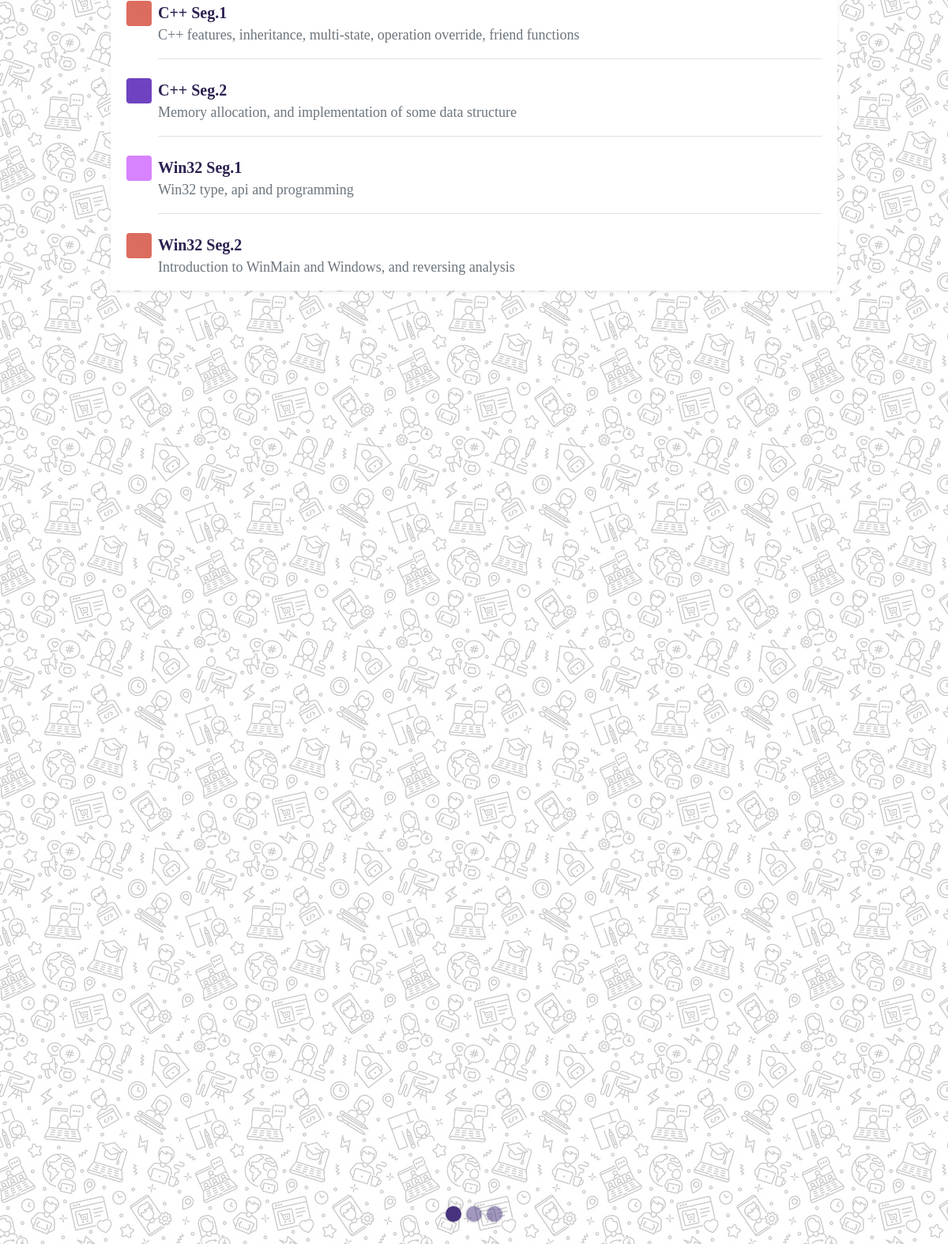
/ (lower part), run on an earlier commit of the app's database.
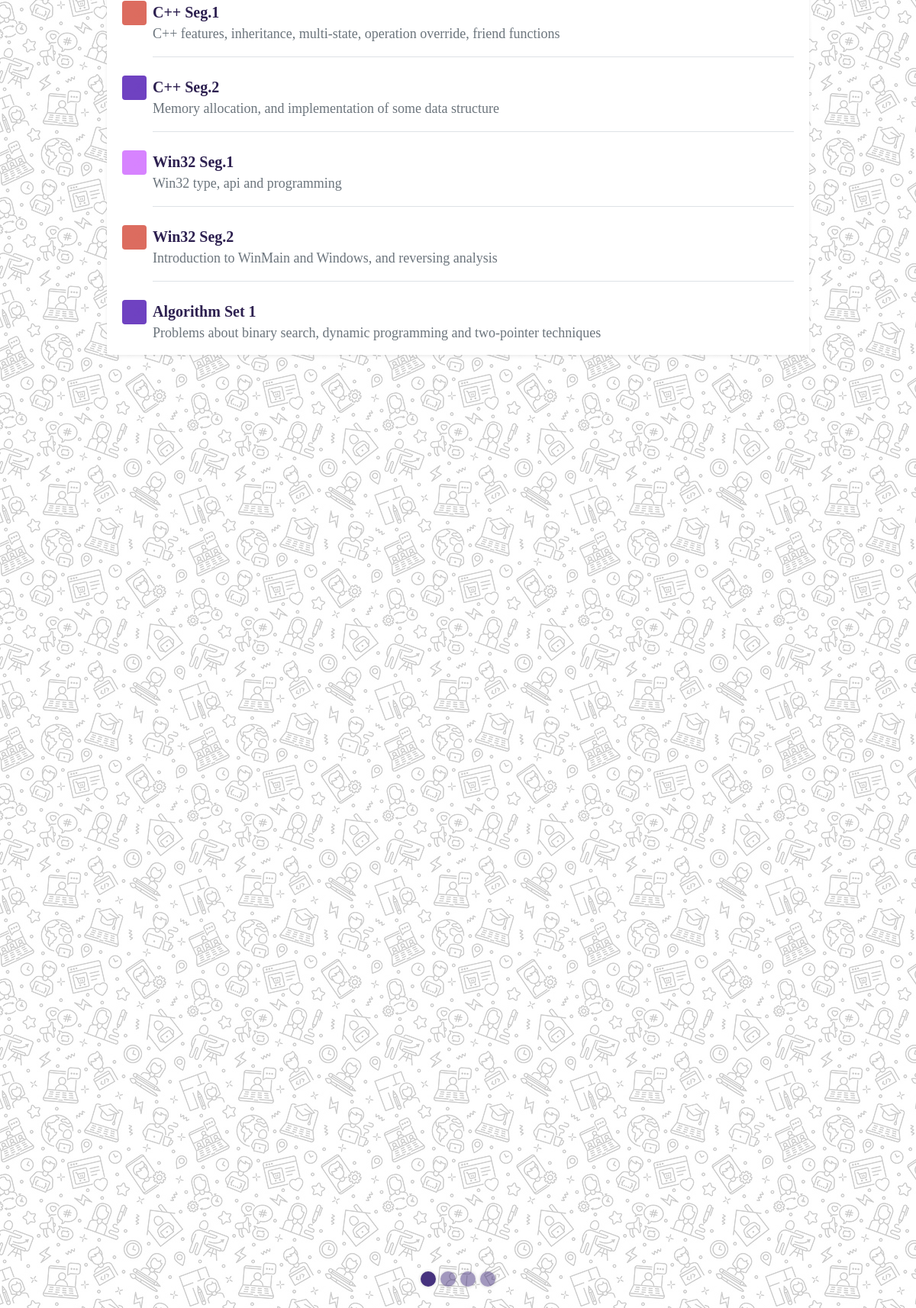
And on a later commit of the database.
### doc/models.py (models this page shows, shortened)
class Note(models.Model):
    COLOR_TYPE = (
        ('#d783ff', 'light purple'),
        ('#6f42c1', 'purple'),
        ('#e83e8c', 'pink'),
        ('#dc6c5f', 'orange'),
        ('#64b9d2', 'light-blue'),
    )
    title = models.CharField(max_length=200)
    belong_to = models.ForeignKey(
        Topic, null=True, blank=True, on_delete=CASCADE)
    color = models.CharField(max_length=100, choices=COLOR_TYPE)
    intro = models.TextField(null=True, blank=True)
    order = models.IntegerField(default=0, null=True, blank=True)
    filename = models.CharField(max_length=200, null=True, blank=True)
    created = models.DateTimeField(auto_now_add=True)
    id = models.UUIDField(default=uuid.uuid4, unique=True,
                          primary_key=True, editable=False)
    class Meta:
        ordering = ['created']

### doc/views.py (the view)
# urls.py: path('', views.docHome, name="docHome"),
def docHome(request):
    topics = Topic.objects.all()
    if (request.method == 'GET'):
        if request.GET.get('q') != None:
            q = request.GET.get('q')
        else:
            q = ''
        notes_found = Note.objects.filter(
            Q(title__icontains=q)
        )
    context = {
        'notes_found': notes_found,
        'topics': topics,
        'q': q,
    }
    return render(request, 'doc/home.html', context)

### doc/templates/doc/home.html (shortened to what this page needs)
{% extends 'doc/main.html' %}
{% load static %}
{% block style %}
<link rel="stylesheet" href="{% static 'doc/css/kontext.css' %}">
<link rel="stylesheet" href="{% static 'doc/css/home.css' %}">
{% endblock %}
{% block content %}
<article class="kontext">
    <div class="layer one show note__bg">
        <div class="container note__list" role="search section">
            <div class="row justify-content-center" name="search section">
                <div class="col-10">
                    <div class="my-3 mt-5 p-3 bg-white rounded shadow-sm">
                        <ul>
                            {% for note in notes_found %}
                            <li>
                                <div class="media text-muted pt-3">
                                    <svg class="bd-placeholder-img mr-2 rounded" width="32" height="32"
                                        xmlns="http://www.w3.org/2000/svg" preserveAspectRatio="xMidYMid slice"
                                        focusable="false" role="img" aria-label="3Sum: 32x32">
                                        <title>{{ note.title }}</title>
                                        <rect width="100%" height="100%" fill="{{ note.color }}" />
                                        <text x="50%" y="50%" fill="{{ note.color }}" dy=".3em">32x32</text>
                                    </svg>
                                    <p
                                        class="note__description media-body pb-3 mb-0 small lh-125 border-bottom border-gray">
                                        <strong class="d-block text-gray-dark"><a href="{% url 'page' note.belong_to.filename note.filename %}" target="_blank">{{ note.title }}</a></strong>
                                        {{ note.intro }}
                                    </p>
                                </div>
                            </li>
                            {% endfor %}
                        </ul name="topicEnd">
                    </div>
                </div>
            </div>
        </div>
    </div>
</article>
<ul class="bullets"></ul>
{% endblock %}

### doc/templates/doc/main.html (shortened to what this page needs)
<!DOCTYPE html>
{% load static %}
<html lang="en">
<head>
    <link rel="stylesheet" href="{% static 'css/bootstrap.min.css' %}">
    {% block style %}
    {% endblock %}
</head>
<body>
    {% block content %}
    {% endblock %}
</body>
</html>

### doc/static/doc/css/kontext.css (style rules this page uses)
.kontext { width: 100%; height: 100%; }
.kontext .layer { position: absolute; width: 100%; height: 100%; top: 0; left: 0; visibility: hidden; }
.kontext .layer.show { visibility: visible; }
.kontext.capable { -webkit-perspective: 1000px; -moz-perspective: 1000px; perspective: 1000px; -webkit-transform-style: preserve-3d; -moz-transform-style: preserve-3d; transform-style: preserve-3d; }
.kontext.capable .layer { -webkit-transform: translateZ( -100px ); -moz-transform: translateZ( -100px ); transform: translateZ( -100px ); }
.kontext.capable .layer.show { -webkit-transform: translateZ( 0px ); -moz-transform: translateZ( 0px ); transform: translateZ( 0px ); }

### doc/static/doc/css/home.css (style rules this page uses)
html, body { width: 100%; height: 100%; padding: 0; margin: 0; overflow: scroll; overflow-x: hidden; }
body { font-family: "nunito"; font-size: 18px; }
.note__list a { color: rgb(45, 32, 80); font-size: 20px; }
.note__list ul { position: relative; max-height: 70vh; margin: 0; padding: 0; overflow-x: hidden; overflow-y: scroll; list-style: none !important; -webkit-perspective: 400px; -moz-perspective: 400px; -ms-perspective: 400px; -o-perspective: 400px; perspective: 400px; }
.note__list ul li { position: relative; padding: 4px; font-size: 16px; z-index: 2; -webkit-transform: translateZ(0px); -moz-transform: translateZ(0px); -ms-transform: translateZ(0px); -o-transform: translateZ(0px); transform: translateZ(0px); }
.note__bg { width: 100%; position: relative; z-index: 1; background: transparent; height: 99vh; }
.note__bg::after { z-index: -1; opacity: 0.2; content: ""; display: block; position: fixed; top: 0; left: 0; bottom: 0; right: 0; background: url(../images/pattern.jpg); }
.note__description { font-size: 18px !important; }
.bullets { position: absolute; width: 100%; bottom: 20px; padding: 0; margin: 0; text-align: center; }

What changed in the data, as far as the page shows it:
added Note: title "Algorithm Set 1", intro "Problems about binary search, dynamic programming and two-pointer techniques"
